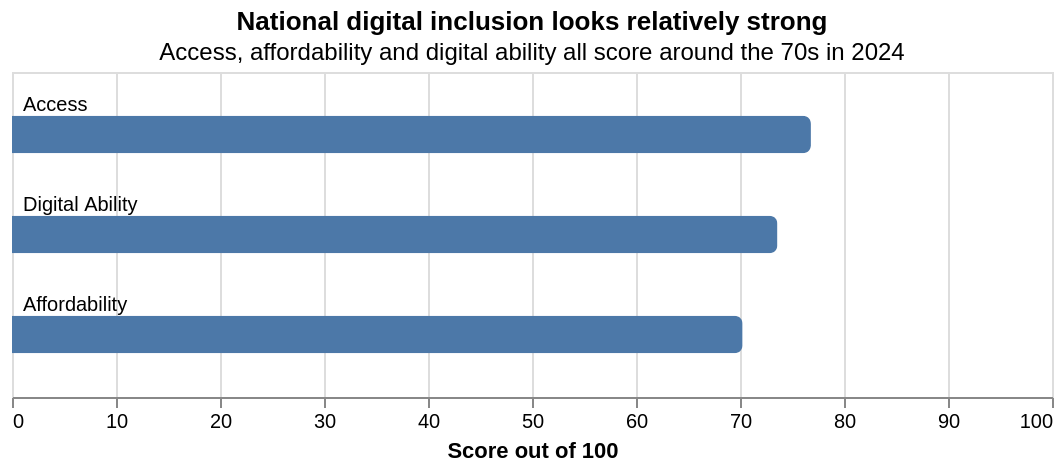

The Vega-Lite source for this figure:
### Vega-Lite specification from a JSON file in a GitHub repository (floating-point values rounded to 4 significant figures)
{"$schema": "https://vega.github.io/schema/vega-lite/v5.json", "description": "National digital inclusion dimensions in Australia, 2024", "title": {"text": "National digital inclusion looks relatively strong", "subtitle": "Access, affordability and digital ability all score around the 70s in 2024"}, "width": 520, "height": {"step": 50}, "data": {"values": [{"dimension": "Access", "score": 76.82}, {"dimension": "Affordability", "score": 70.25}, {"dimension": "Digital Ability", "score": 73.6}]}, "mark": {"type": "bar", "cornerRadiusEnd": 4, "height": {"band": 0.5}}, "encoding": {"y": {"field": "dimension", "type": "nominal", "title": null, "sort": ["Access", "Digital Ability", "Affordability"], "scale": {"padding": 0.25}, "axis": {"grid": false, "domain": false, "ticks": false, "labelAlign": "left", "labelBaseline": "middle", "labelPadding": -5, "labelOffset": -15}}, "x": {"field": "score", "type": "quantitative", "title": "Score out of 100", "scale": {"domain": [0, 100]}, "axis": {"grid": true}}, "tooltip": [{"field": "dimension", "type": "nominal", "title": "Dimension"}, {"field": "score", "type": "quantitative", "title": "Score", "format": ".2f"}]}, "config": {}}
